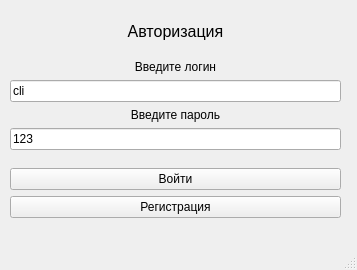
<?xml version="1.0" encoding="UTF-8"?>
<ui version="4.0">
 <class>MainWindow</class>
 <widget class="QMainWindow" name="MainWindow">
  <property name="geometry">
   <rect>
    <x>0</x>
    <y>0</y>
    <width>357</width>
    <height>270</height>
   </rect>
  </property>
  <property name="windowTitle">
   <string>MainWindow</string>
  </property>
  <widget class="QWidget" name="centralwidget">
   <widget class="QWidget" name="gridLayoutWidget">
    <property name="geometry">
     <rect>
      <x>10</x>
      <y>10</y>
      <width>331</width>
      <height>221</height>
     </rect>
    </property>
    <layout class="QGridLayout" name="gridLayout">
     <item row="4" column="0">
      <widget class="QLineEdit" name="loginEdit">
       <property name="text">
        <string>cli</string>
       </property>
      </widget>
     </item>
     <item row="3" column="0">
      <widget class="QLabel" name="label_2">
       <property name="text">
        <string>Введите логин</string>
       </property>
       <property name="alignment">
        <set>Qt::AlignCenter</set>
       </property>
      </widget>
     </item>
     <item row="10" column="0">
      <spacer name="verticalSpacer_4">
       <property name="orientation">
        <enum>Qt::Vertical</enum>
       </property>
       <property name="sizeHint" stdset="0">
        <size>
         <width>20</width>
         <height>40</height>
        </size>
       </property>
      </spacer>
     </item>
     <item row="7" column="0">
      <spacer name="verticalSpacer">
       <property name="orientation">
        <enum>Qt::Vertical</enum>
       </property>
       <property name="sizeHint" stdset="0">
        <size>
         <width>20</width>
         <height>40</height>
        </size>
       </property>
      </spacer>
     </item>
     <item row="1" column="0">
      <widget class="QLabel" name="label">
       <property name="font">
        <font>
         <pointsize>12</pointsize>
        </font>
       </property>
       <property name="text">
        <string>Авторизация</string>
       </property>
       <property name="alignment">
        <set>Qt::AlignCenter</set>
       </property>
      </widget>
     </item>
     <item row="6" column="0">
      <widget class="QLineEdit" name="passEdit">
       <property name="text">
        <string>123</string>
       </property>
      </widget>
     </item>
     <item row="2" column="0">
      <spacer name="verticalSpacer_2">
       <property name="orientation">
        <enum>Qt::Vertical</enum>
       </property>
       <property name="sizeHint" stdset="0">
        <size>
         <width>20</width>
         <height>40</height>
        </size>
       </property>
      </spacer>
     </item>
     <item row="5" column="0">
      <widget class="QLabel" name="label_3">
       <property name="text">
        <string>Введите пароль</string>
       </property>
       <property name="alignment">
        <set>Qt::AlignCenter</set>
       </property>
      </widget>
     </item>
     <item row="8" column="0">
      <widget class="QPushButton" name="loginButton">
       <property name="text">
        <string>Войти</string>
       </property>
      </widget>
     </item>
     <item row="0" column="0">
      <spacer name="verticalSpacer_3">
       <property name="orientation">
        <enum>Qt::Vertical</enum>
       </property>
       <property name="sizeHint" stdset="0">
        <size>
         <width>20</width>
         <height>40</height>
        </size>
       </property>
      </spacer>
     </item>
     <item row="9" column="0">
      <widget class="QPushButton" name="pushButton">
       <property name="text">
        <string>Регистрация</string>
       </property>
      </widget>
     </item>
    </layout>
   </widget>
  </widget>
  <widget class="QMenuBar" name="menubar">
   <property name="geometry">
    <rect>
     <x>0</x>
     <y>0</y>
     <width>357</width>
     <height>20</height>
    </rect>
   </property>
  </widget>
  <widget class="QStatusBar" name="statusbar"/>
 </widget>
 <resources/>
 <connections>
  <connection>
   <sender>loginButton</sender>
   <signal>clicked()</signal>
   <receiver>MainWindow</receiver>
   <slot>authButton()</slot>
   <hints>
    <hint type="sourcelabel">
     <x>175</x>
     <y>219</y>
    </hint>
    <hint type="destinationlabel">
     <x>178</x>
     <y>137</y>
    </hint>
   </hints>
  </connection>
 </connections>
 <slots>
  <slot>authButton()</slot>
 </slots>
</ui>
